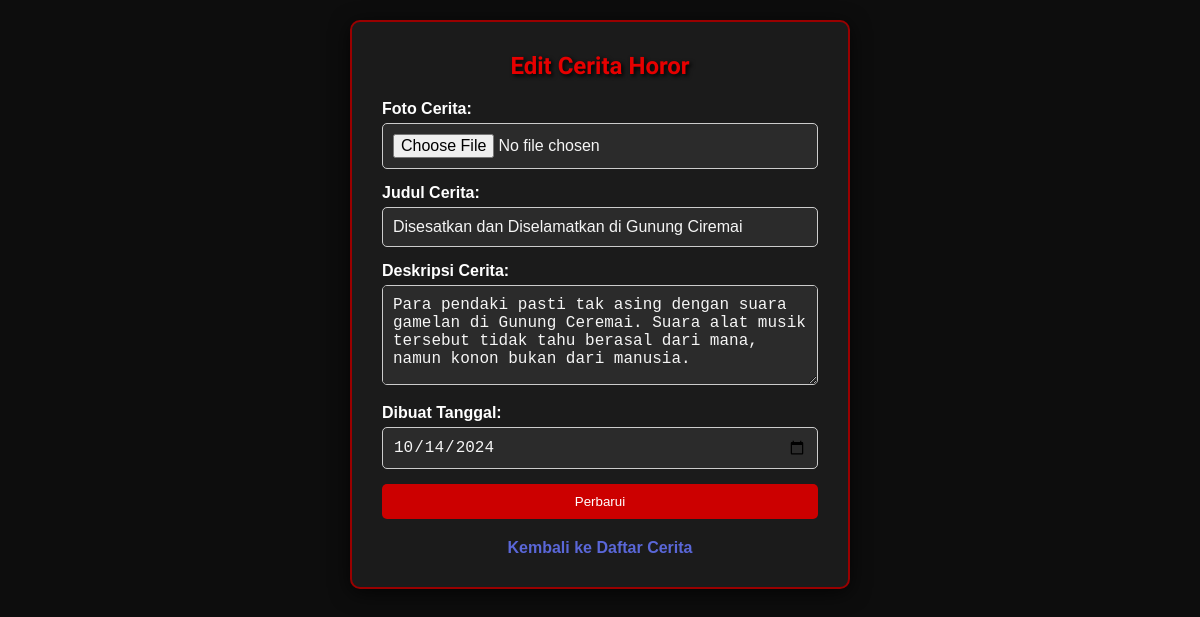
Before: /edit_cerita.php?id=3 with the older database file.
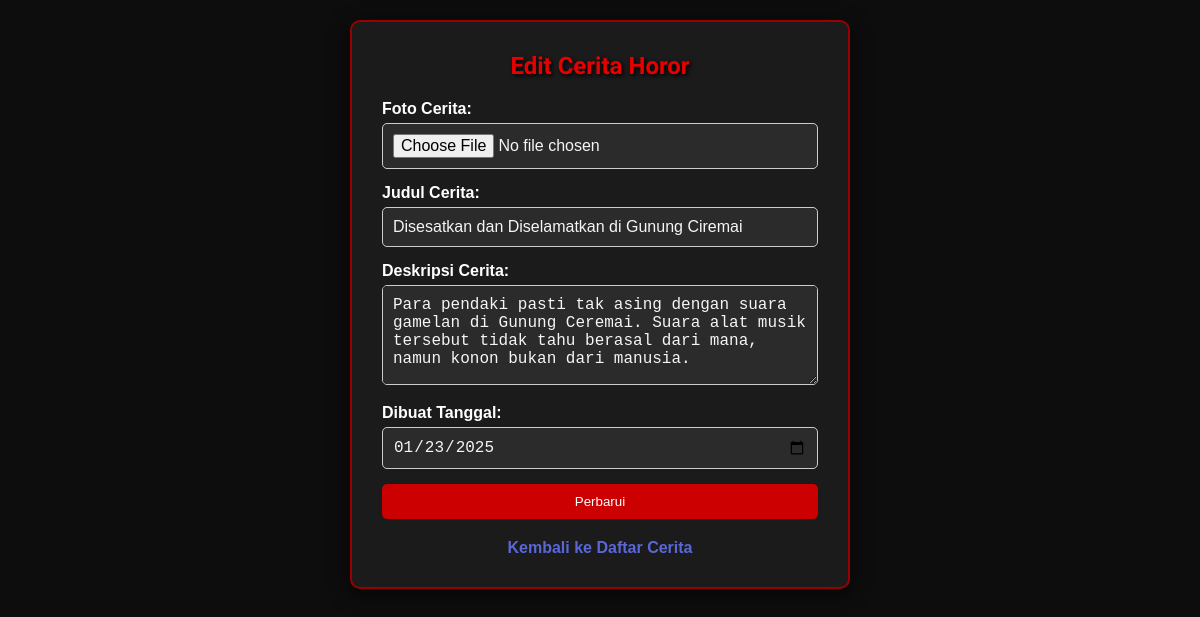
After: the same page with the newer database file.
### tables this page shows
CREATE TABLE ceritaku (
        id_cerita INTEGER PRIMARY KEY AUTOINCREMENT,
        foto TEXT NOT NULL,
        judul_cerita TEXT NOT NULL,
        deskripsi_cerita TEXT NOT NULL,
        created_at DATE NOT NULL
    );

### edit_cerita.php (the view, shortened to what this page needs)
<?php
if (isset($_GET['id'])) {
    $id_cerita = $_GET['id'];
    $db = connect_db();
    $query = "SELECT * FROM ceritaku WHERE id_cerita = $id_cerita";
    $cerita = $db->querySingle($query, true);
}
?>
<!DOCTYPE html>
<html lang="en">
<head>
</head>
<body>
    <div class="container">
        <h2>Edit Cerita Horor</h2>
        <form action="" method="post" enctype="multipart/form-data">
            <label for="foto">Foto Cerita:</label>
            <div class="custom-file-input">
                <input type="file" id="foto" name="foto" required>
            </div>
            <label for="judul_cerita">Judul Cerita:</label>
            <input type="text" id="judul_cerita" name="judul_cerita" value="<?php echo $cerita['judul_cerita']; ?>" required>
            <label for="deskripsi_cerita">Deskripsi Cerita:</label>
            <textarea id="deskripsi_cerita" name="deskripsi_cerita" rows="4" required><?php echo $cerita['deskripsi_cerita']; ?></textarea>
            <label for="created_at">Dibuat Tanggal:</label>
            <input type="date" id="created_at" name="created_at" value="<?php echo $cerita['created_at']; ?>" required>
            <input type="submit" value="Perbarui">
        </form>
        <a href="index.php">Kembali ke Daftar Cerita</a>
    </div>
</body>
</html>

Changed rows visible on the page:
changed ceritaku "Disesatkan dan Diselamatkan di Gunung Ciremai": created_at "10/14/2024" → "01/23/2025"
